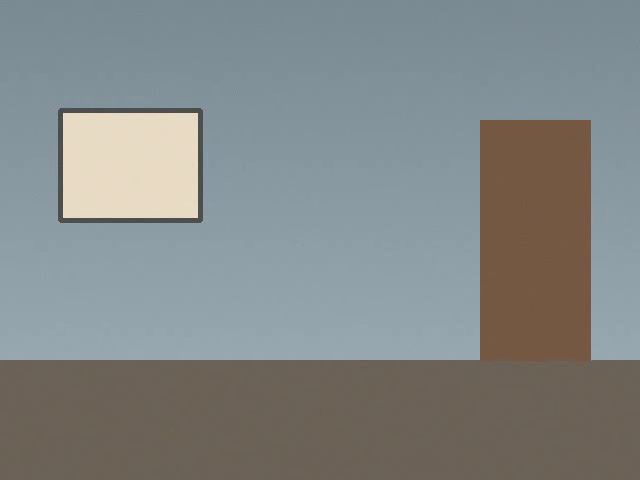
#> input picture frame 26 of sample_inputs/demo_intruder.mp4, 640 x 480 px
$ python main.py --source sample_inputs/demo_intruder.mp4
#> lines starting #> are read from the running program, lines starting #| are printed output that depends on the picture; after the words box and inside, x2 and y2 are one past the last pixel; in counts of white or black regions, pixels touching at a corner belong together
### src/preprocessing.py
"""
preprocessing.py
----------------
TOPIC A - IMAGE OPERATIONS

Basic image operations applied to every frame before detection:
  * resizing       -> faster, consistent processing size
  * grayscale      -> motion and faces do not need color
  * Gaussian blur  -> removes sensor noise so it is not mistaken for motion
  * histogram equalization -> makes face detection more robust to lighting
"""

import cv2


def resize_keep_aspect(frame, width=640):
    """Resize a frame to the given width while keeping the aspect ratio."""
    h, w = frame.shape[:2]
    if w == width:
        return frame
    scale = width / w
    return cv2.resize(frame, (width, int(h * scale)), interpolation=cv2.INTER_AREA)


def prepare_for_motion(frame, ksize=(5, 5)):
    """BGR frame -> blurred grayscale image used by the motion detector."""
    gray = cv2.cvtColor(frame, cv2.COLOR_BGR2GRAY)
    return cv2.GaussianBlur(gray, ksize, 0)


def prepare_for_faces(frame):
    """BGR frame -> contrast-equalized grayscale image used by the Haar cascade."""
    gray = cv2.cvtColor(frame, cv2.COLOR_BGR2GRAY)
    return cv2.equalizeHist(gray)

### src/motion.py
"""
motion.py
---------
TOPIC B - IMAGE SEGMENTATION  (foreground / background separation)
TOPIC E - MOTION AND OBJECT TRACKING (finding moving objects)

Pipeline for every frame:
  1. Background subtraction (MOG2) learns the static scene and marks
     everything that differs from it as "foreground".
  2. Thresholding turns the foreground into a clean black/white mask
     (shadows, which MOG2 marks as gray, are removed).
  3. Morphology (open + dilate) removes specks and fills small holes.
  4. Contours are extracted from the mask; small ones are ignored.
  5. Each remaining contour becomes a bounding box = one moving object.
"""

import cv2
import numpy as np


class MotionDetector:
    def __init__(self, min_area=1500, history=300, var_threshold=32,
                 warmup_frames=30, global_change_ratio=0.5):
        """
        min_area       : ignore moving blobs smaller than this many pixels
        history        : how many frames MOG2 uses to learn the background
        var_threshold  : higher = less sensitive to small changes
        warmup_frames  : frames used only to learn the background (no detections)
        global_change_ratio : if more than this fraction of the frame changes at
                       once, it is treated as a lighting/exposure change (phone
                       cameras do this) instead of real motion
        """
        self.min_area = min_area
        self.warmup_frames = warmup_frames
        self.global_change_ratio = global_change_ratio
        self.global_change = False
        self.frame_count = 0
        self.subtractor = cv2.createBackgroundSubtractorMOG2(
            history=history, varThreshold=var_threshold, detectShadows=True
        )
        self.kernel = cv2.getStructuringElement(cv2.MORPH_ELLIPSE, (5, 5))

    def detect(self, blurred_gray):
        """
        Returns (mask, boxes)
          mask  : binary image, white = moving pixels
          boxes : list of (x, y, w, h) for each moving object
        """
        self.frame_count += 1

        # 1. Background subtraction: 255 = foreground, 127 = shadow, 0 = background
        foreground = self.subtractor.apply(blurred_gray)

        # 2. Threshold at 200 so shadows (127) are dropped
        _, mask = cv2.threshold(foreground, 200, 255, cv2.THRESH_BINARY)

        # 3. Morphology: opening removes noise, dilation joins broken parts
        mask = cv2.morphologyEx(mask, cv2.MORPH_OPEN, self.kernel, iterations=1)
        mask = cv2.dilate(mask, self.kernel, iterations=2)

        # During warm-up the model is still learning, so report nothing
        if self.frame_count <= self.warmup_frames:
            return mask, []

        # Lighting guard: when almost the whole picture changes at once the camera
        # probably adjusted its exposure. Ignore this frame and let the background
        # model adapt quickly (high learning rate) instead of reporting "motion".
        changed_ratio = cv2.countNonZero(mask) / mask.size
        self.global_change = changed_ratio > self.global_change_ratio
        if self.global_change:
            self.subtractor.apply(blurred_gray, learningRate=0.5)
            return np.zeros_like(mask), []

        # 4-5. Contours -> bounding boxes of sufficiently large moving objects
        contours, _ = cv2.findContours(mask, cv2.RETR_EXTERNAL,
                                       cv2.CHAIN_APPROX_SIMPLE)
        boxes = [cv2.boundingRect(c) for c in contours
                 if cv2.contourArea(c) >= self.min_area]
        return mask, boxes

    def set_var_threshold(self, value):
        """Change sensitivity while running (higher value = less sensitive)."""
        self.subtractor.setVarThreshold(float(value))

    @property
    def learning(self):
        """True while the detector is still in its warm-up period."""
        return self.frame_count <= self.warmup_frames

### src/pipeline.py
"""
pipeline.py
-----------
Connects all the techniques into one object that is used by BOTH the
desktop window (app.py) and the command-line version (main.py).

For every frame:
  A. Image operations  -> preprocessing.py
  B. Segmentation      -> motion.py (background subtraction -> mask)
  E. Tracking          -> motion.py boxes + tracker.py (IDs, trails)
  C. Haar cascade      -> face_detector.py (only inside moving regions)
  -> decide status, save evidence, draw the results
"""

import os
from dataclasses import dataclass, field

from src.alerts import AlertManager
from src.face_detector import FaceDetector
from src.motion import MotionDetector
from src.paths import app_dir
from src.preprocessing import prepare_for_faces, prepare_for_motion, resize_keep_aspect
from src.tracker import CentroidTracker
from src.visualization import draw_faces, draw_moving_objects, draw_status_banner


@dataclass
class FrameResult:
    frame: object                      # annotated BGR frame (boxes, labels, banner)
    mask: object                       # binary motion mask
    status: str                        # clear / motion / intruder / disarmed / learning / adapting
    n_objects: int = 0
    n_faces: int = 0
    alert_path: str = None             # snapshot path if an alert was saved this frame
    tracked: list = field(default_factory=list)


class SecurityPipeline:
    def __init__(self, fps=25.0, width=640, min_area=1500, var_threshold=32,
                 cooldown_sec=3.0, snapshot_dir=None, log_path=None):
        base = app_dir()
        snapshot_dir = snapshot_dir or os.path.join(base, "outputs", "snapshots")
        log_path = log_path or os.path.join(base, "outputs", "logs", "events.csv")

        self.width = width
        self.armed = True
        self.frame_idx = 0
        self.motion = MotionDetector(min_area=min_area, var_threshold=var_threshold)
        self.tracker = CentroidTracker()
        self.face_detector = FaceDetector()
        self.alerts = AlertManager(snapshot_dir, log_path, fps, cooldown_sec)

    def process(self, frame):
        """Run every technique on one BGR frame and return a FrameResult."""
        self.frame_idx += 1

        # ---- Topic A: image operations ----
        frame = resize_keep_aspect(frame, self.width)
        blurred = prepare_for_motion(frame)
        equalized = prepare_for_faces(frame)

        # ---- Topic B + E: segmentation and motion detection ----
        mask, boxes = self.motion.detect(blurred)

        # ---- Topic E: object tracking ----
        tracked = self.tracker.update(boxes)

        # ---- Topic C: Haar cascade inside the moving regions only ----
        faces = self.face_detector.detect_in_regions(equalized, boxes) if boxes else []

        # ---- Decide the system status ----
        if not self.armed:
            status = "disarmed"
        elif self.motion.learning:
            status = "learning"
        elif self.motion.global_change:
            status = "adapting"
        elif faces:
            status = "intruder"
        elif boxes:
            status = "motion"
        else:
            status = "clear"

        alert_path = None
        if status == "intruder":
            alert_path = self.alerts.trigger(frame, self.frame_idx, len(boxes), len(faces))

        # ---- Draw the results ----
        output = frame.copy()
        draw_moving_objects(output, tracked, self.tracker.trails)
        draw_faces(output, faces)
        draw_status_banner(output, status)

        return FrameResult(output, mask, status, len(boxes), len(faces), alert_path, tracked)

### src/tracker.py
"""
tracker.py
----------
TOPIC E - MOTION AND OBJECT TRACKING

A simple centroid tracker. Every moving box gets a center point (centroid).
Centroids in the new frame are matched to the closest centroids from the
previous frame, so the same object keeps the same ID while it moves.
The last positions of each object are stored to draw a movement trail.
"""

from collections import deque
import math


class CentroidTracker:
    def __init__(self, max_distance=90, max_missing=15, trail_length=30):
        """
        max_distance : farthest an object may move between frames and still
                       be considered the same object (pixels)
        max_missing  : frames an object may disappear before it is forgotten
        trail_length : number of past positions kept for the movement trail
        """
        self.max_distance = max_distance
        self.max_missing = max_missing
        self.trail_length = trail_length
        self.next_id = 0
        self.centroids = {}   # id -> (cx, cy)
        self.missing = {}     # id -> frames since last seen
        self.trails = {}      # id -> deque of recent centroids

    # [16 lines left out: functions _centroid, _register, _forget, not called in this run]

    def update(self, boxes):
        """
        Match the new boxes with known objects.
        Returns a list of (object_id, box) for the objects seen this frame.
        """
        new_centroids = [self._centroid(b) for b in boxes]
        assigned = {}  # box index -> object id

        # Build all (distance, object, box) pairs and match the closest first
        pairs = []
        for oid, old_c in self.centroids.items():
            for i, new_c in enumerate(new_centroids):
                pairs.append((math.dist(old_c, new_c), oid, i))
        pairs.sort()

        used_objects, used_boxes = set(), set()
        for dist, oid, i in pairs:
            if dist > self.max_distance:
                break
            if oid in used_objects or i in used_boxes:
                continue
            assigned[i] = oid
            used_objects.add(oid)
            used_boxes.add(i)
            self.centroids[oid] = new_centroids[i]
            self.missing[oid] = 0
            self.trails[oid].append(new_centroids[i])

        # Objects not matched: count a missed frame, forget them if gone too long
        for oid in list(self.centroids):
            if oid not in used_objects:
                self.missing[oid] += 1
                if self.missing[oid] > self.max_missing:
                    self._forget(oid)

        # Boxes not matched are new objects
        for i, c in enumerate(new_centroids):
            if i not in used_boxes:
                assigned[i] = self._register(c)

        return [(assigned[i], boxes[i]) for i in range(len(boxes))]

### src/visualization.py
"""
visualization.py
----------------
Drawing helpers: bounding boxes, labels, trails, status banner, HUD, mask view.
"""

import cv2
import numpy as np

GREEN = (0, 200, 0)
YELLOW = (0, 215, 255)
RED = (0, 0, 255)
BLUE = (255, 160, 0)
GRAY = (160, 160, 160)
WHITE = (255, 255, 255)


def draw_moving_objects(frame, tracked, trails):
    """Yellow boxes + ID labels for moving objects, with a blue movement trail."""
    for object_id, (x, y, w, h) in tracked:
        cv2.rectangle(frame, (x, y), (x + w, y + h), YELLOW, 2)
        cv2.putText(frame, f"Object {object_id}", (x, max(15, y - 8)),
                    cv2.FONT_HERSHEY_SIMPLEX, 0.5, YELLOW, 1, cv2.LINE_AA)
        points = list(trails.get(object_id, []))
        for p1, p2 in zip(points, points[1:]):
            cv2.line(frame, p1, p2, BLUE, 2)


def draw_faces(frame, faces):
    """Green boxes + label for each detected face."""
    for (x, y, w, h) in faces:
        cv2.rectangle(frame, (x, y), (x + w, y + h), GREEN, 2)
        cv2.putText(frame, "Face", (x, y + h + 18),
                    cv2.FONT_HERSHEY_SIMPLEX, 0.55, GREEN, 2, cv2.LINE_AA)


def draw_status_banner(frame, status):
    """Colored banner on top: CLEAR / MOTION / INTRUDER / DISARMED / LEARNING."""
    text, color = {
        "clear": ("AREA CLEAR", GREEN),
        "motion": ("MOTION DETECTED", YELLOW),
        "intruder": ("!! INTRUDER DETECTED !!", RED),
        "disarmed": ("SYSTEM DISARMED", GRAY),
        "learning": ("LEARNING BACKGROUND...", GRAY),
        "adapting": ("LIGHTING CHANGE - ADAPTING...", GRAY),
    }[status]
    overlay = frame.copy()
    cv2.rectangle(overlay, (0, 0), (frame.shape[1], 36), color, -1)
    cv2.addWeighted(overlay, 0.75, frame, 0.25, 0, frame)
    text_color = (0, 0, 0) if status in ("motion", "clear") else WHITE
    cv2.putText(frame, text, (10, 25), cv2.FONT_HERSHEY_SIMPLEX, 0.7,
                text_color, 2, cv2.LINE_AA)


def draw_hud(frame, fps, frame_idx, alert_count, armed, show_keys=True):
    """Small info line at the bottom of the frame."""
    info = (f"FPS {fps:4.1f} | Frame {frame_idx} | Alerts {alert_count} | "
            f"{'ARMED' if armed else 'DISARMED'}")
    if show_keys:
        info += "  [q] quit [a] arm [space] pause [p] screenshot"
    cv2.rectangle(frame, (0, frame.shape[0] - 24), (frame.shape[1], frame.shape[0]),
                  (0, 0, 0), -1)
    cv2.putText(frame, info, (6, frame.shape[0] - 8), cv2.FONT_HERSHEY_SIMPLEX,
                0.42, WHITE, 1, cv2.LINE_AA)


def side_by_side_with_mask(frame, mask):
    """Show the processed frame next to the motion mask (segmentation result)."""
    mask_bgr = cv2.cvtColor(mask, cv2.COLOR_GRAY2BGR)
    cv2.putText(mask_bgr, "Motion mask (segmentation)", (10, 25),
                cv2.FONT_HERSHEY_SIMPLEX, 0.6, GREEN, 2, cv2.LINE_AA)
    return np.hstack([frame, mask_bgr])

### src/alerts.py
"""
alerts.py
---------
Saves evidence when an intruder (moving object + face) is detected:
  * a snapshot image of the frame
  * a row in a CSV event log
A cooldown prevents saving hundreds of near-identical snapshots.
"""

import csv
import os
from datetime import datetime

import cv2


class AlertManager:
    def __init__(self, snapshot_dir="outputs/snapshots",
                 log_path="outputs/logs/events.csv", fps=25.0, cooldown_sec=3.0):
        self.snapshot_dir = snapshot_dir
        self.log_path = log_path
        self.cooldown_frames = max(1, int(cooldown_sec * fps))
        self.fps = fps
        self.last_alert_frame = -10**9
        self.alert_count = 0

        os.makedirs(snapshot_dir, exist_ok=True)
        os.makedirs(os.path.dirname(log_path), exist_ok=True)

        # Start a fresh log file with a header row
        with open(self.log_path, "w", newline="") as f:
            csv.writer(f).writerow(
                ["timestamp", "frame", "video_time_sec", "event", "moving_objects", "faces"])

    # [17 lines left out: function trigger, not called in this run]

### src/face_detector.py
"""
face_detector.py
----------------
TOPIC C - HAAR CASCADE CLASSIFIER

Uses OpenCV's pre-trained frontal-face Haar cascade.
To save time and avoid false alarms, faces are searched ONLY inside the
regions where motion was found (plus a small padding), not the whole frame.
A moving object that contains a face is treated as a person.
"""

import os

import cv2

from src.paths import resource_path


class FaceDetector:
    def __init__(self, scale_factor=1.1, min_neighbors=3, min_size=(30, 30)):
        """
        scale_factor  : how much the search window grows each pass (smaller = slower, finer)
        min_neighbors : overlapping detections needed to accept a face (higher = fewer false positives)
        min_size      : smallest face (w, h) to look for
        """
        # Use the copy shipped in assets/ (works inside the .exe); otherwise
        # fall back to the file that comes with the opencv-python package.
        cascade_path = resource_path(os.path.join("assets", "haarcascade_frontalface_default.xml"))
        if not os.path.isfile(cascade_path):
            cascade_path = cv2.data.haarcascades + "haarcascade_frontalface_default.xml"
        self.cascade = cv2.CascadeClassifier(cascade_path)
        if self.cascade.empty():
            raise RuntimeError(f"Could not load Haar cascade: {cascade_path}")
        self.scale_factor = scale_factor
        self.min_neighbors = min_neighbors
        self.min_size = min_size

    # [36 lines left out: functions detect_in_regions, _remove_duplicates, not called in this run]

### src/paths.py
"""
paths.py
--------
Finds files both when running as a normal Python script and when packaged
into a Windows .exe with PyInstaller.

  resource_path() -> read-only files bundled with the app (e.g. the Haar cascade)
  app_dir()       -> folder where the app writes results (snapshots, logs, screenshots)
"""

import os
import sys

_PROJECT_ROOT = os.path.dirname(os.path.dirname(os.path.abspath(__file__)))


def is_frozen():
    """True when running from the packaged .exe."""
    return getattr(sys, "frozen", False)


def resource_path(relative):
    """Path to a bundled read-only resource."""
    base = getattr(sys, "_MEIPASS", _PROJECT_ROOT)
    return os.path.join(base, relative)


def app_dir():
    """Folder next to the .exe (or the project folder) for output files."""
    if is_frozen():
        return os.path.dirname(sys.executable)
    return _PROJECT_ROOT

### main.py
"""
Smart Security Camera - COMMAND-LINE version
CSC 126 - Computer Vision Midterm Project

(The desktop application with buttons is app.py. This version is handy for
quick tests and for saving a processed video.)

Usage examples:
  python main.py --source sample_inputs/demo_intruder.mp4
  python main.py --source my_video.mp4 --save outputs/result.mp4
  python main.py --source webcam
"""

import argparse
import os
import sys
import time

import cv2

from src.pipeline import SecurityPipeline
from src.visualization import draw_hud, side_by_side_with_mask


def parse_args():
    p = argparse.ArgumentParser(description="Smart Security Camera (OpenCV)")
    p.add_argument("--source", default="sample_inputs/demo_intruder.mp4",
                   help="video file path, 'webcam', or a camera index")
    p.add_argument("--width", type=int, default=640, help="processing width in pixels")
    p.add_argument("--min-area", type=int, default=1500,
                   help="smallest moving blob (pixels) to count as motion")
    p.add_argument("--sensitivity", type=float, default=32,
                   help="background-subtraction threshold (higher = less sensitive)")
    p.add_argument("--cooldown", type=float, default=3.0,
                   help="seconds between saved snapshots")
    p.add_argument("--save", default=None, help="optional path to save the processed video (.mp4)")
    p.add_argument("--no-mask", action="store_true", help="hide the motion-mask panel")
    p.add_argument("--no-display", action="store_true",
                   help="run without windows (for testing)")
    return p.parse_args()


def open_source(source):
    """Open a video file, a webcam, or a camera index."""
    if source.lower() == "webcam":
        return cv2.VideoCapture(0)
    if source.isdigit():
        return cv2.VideoCapture(int(source))
    if not os.path.isfile(source):
        sys.exit(f"[ERROR] Video file not found: {source}")
    return cv2.VideoCapture(source)


def main():
    args = parse_args()
    cap = open_source(args.source)
    if not cap.isOpened():
        sys.exit("[ERROR] Could not open the video source.")

    src_fps = cap.get(cv2.CAP_PROP_FPS)
    if not src_fps or src_fps != src_fps or src_fps < 1:  # missing or NaN
        src_fps = 25.0

    pipeline = SecurityPipeline(fps=src_fps, width=args.width, min_area=args.min_area,
                                var_threshold=args.sensitivity, cooldown_sec=args.cooldown)
    writer, paused, fps, output, shots = None, False, 0.0, None, 0
    os.makedirs("screenshots", exist_ok=True)

    print(f"[INFO] Source: {args.source}  |  {src_fps:.1f} FPS")
    print("[INFO] Keys: q = quit, a = arm/disarm, space = pause, p = screenshot")

    while True:
        loop_start = time.time()

        if not paused:
            ok, frame = cap.read()
#> frame is the input picture: shape (480, 640, 3); mean B, G, R 135.3, 135.4, 131.2
            if not ok:
                break  # end of video
            result = pipeline.process(frame)
#> in prepare_for_motion, `gray = cv2.cvtColor(frame, cv2.COLOR_BGR2GRAY)`:
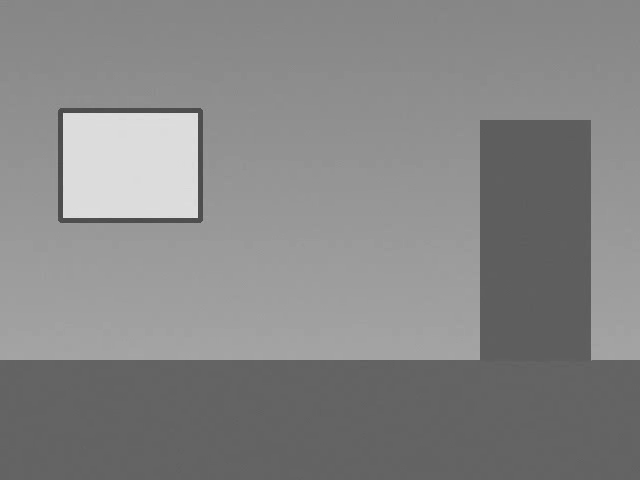
#> gray: shape (480, 640); min 68, max 230, mean 134
#> in prepare_for_faces, `return cv2.equalizeHist(gray)`:
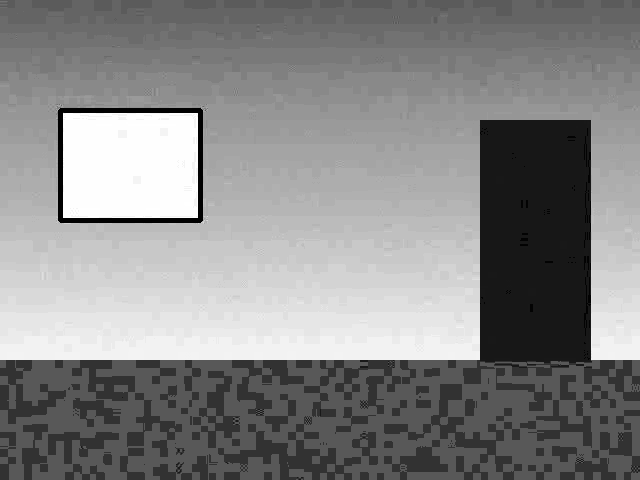
#> returned value: shape (480, 640); min 0, max 255, mean 134.6
#> in process, `mask, boxes = self.motion.detect(blurred)`: boxes = []
#> after the loop in update, `for dist, oid, i in pairs:`: assigned = 0 items
#> in process, `tracked = self.tracker.update(boxes)`: tracked = []
#> in draw_status_banner, `cv2.putText(frame, text, (10, 25), cv2.FONT_HERSHEY_SIMPLEX, 0.7, text..`:
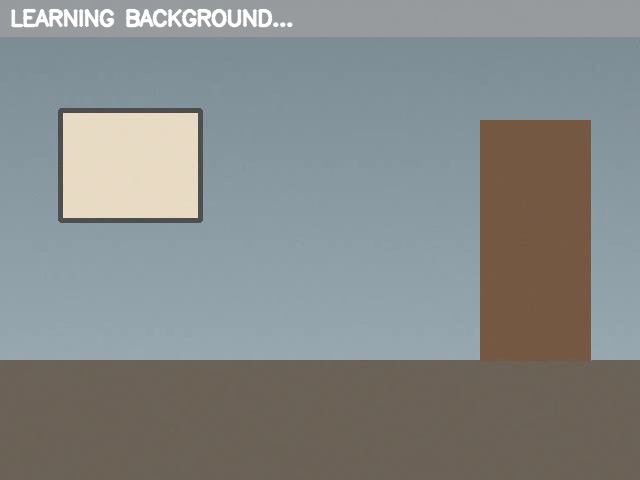
#> frame: shape (480, 640, 3); mean B, G, R 136.8, 137.4, 134.2
            output = result.frame
            draw_hud(output, fps, pipeline.frame_idx, pipeline.alerts.alert_count,
                     pipeline.armed)
#> in draw_hud, `cv2.rectangle(frame, (0, frame.shape[0] - 24), (frame.shape[1], frame...`:
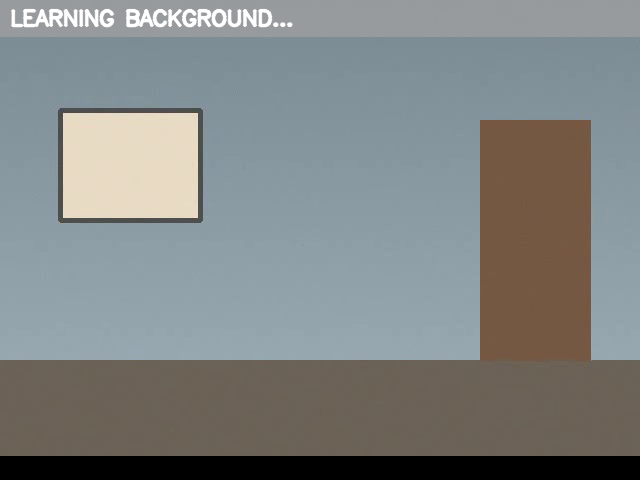
#> frame: shape (480, 640, 3); mean B, G, R 132.4, 132.5, 128.8
#> in draw_hud, `cv2.putText(frame, info, (6, frame.shape[0] - 8), cv2.FONT_HERSHEY_SIM..`:
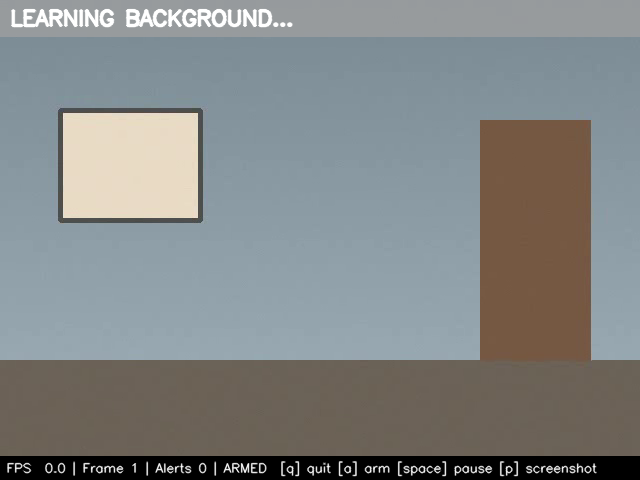
#> frame: shape (480, 640, 3); 1.17% of pixels changed, all inside (x1, y1, x2, y2) = (7, 461, 597, 477)
            if not args.no_mask:
                output = side_by_side_with_mask(output, result.mask)
#> (the rest of the program and of its run is left out)
